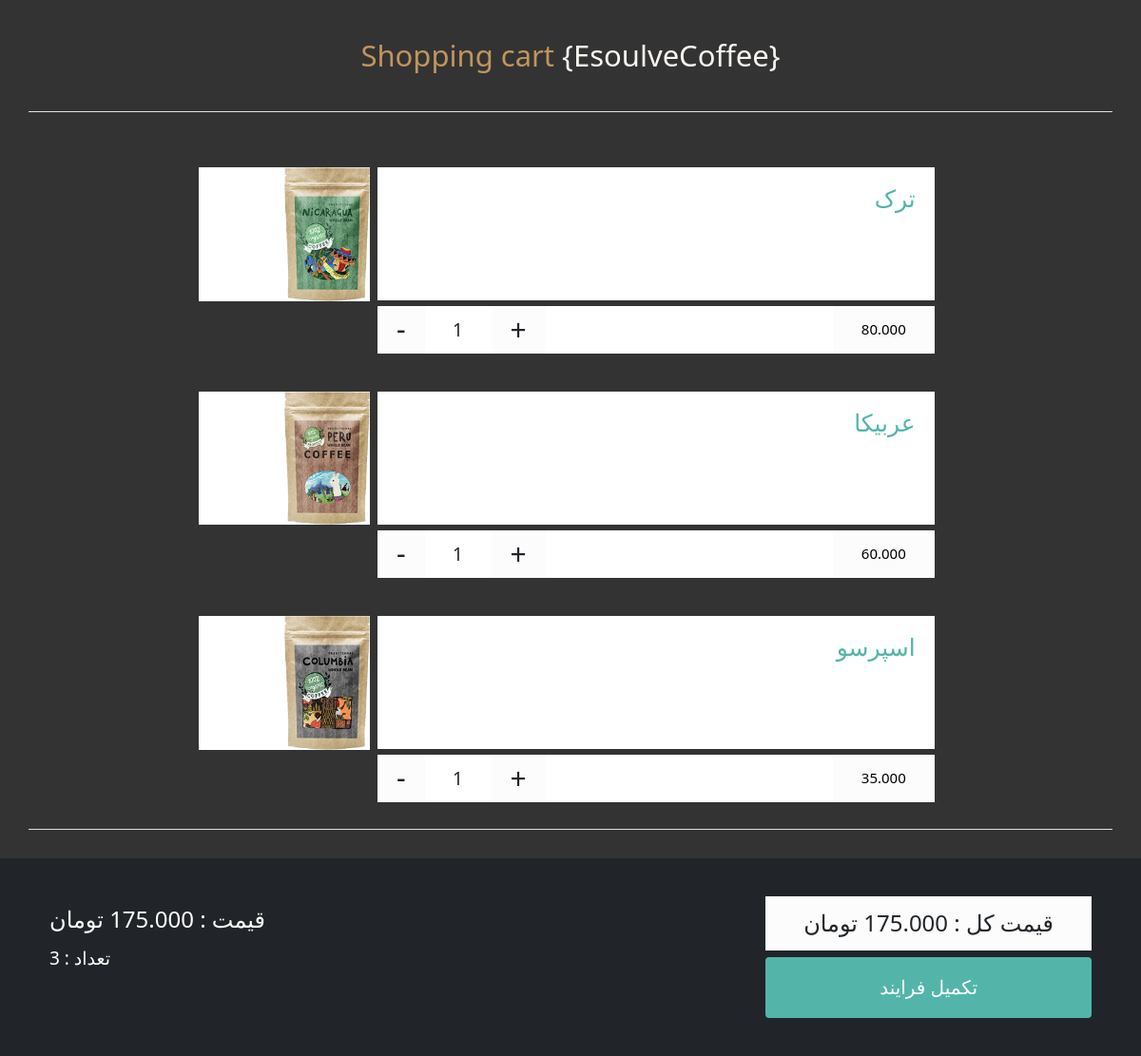
The app's page /cart/ (signed in) with its own data.
### main/models.py (models this page shows, shortened)
class OrderItem(models.Model):
    order = models.ForeignKey(Order, on_delete=models.CASCADE)
    product = models.ForeignKey(
        Product, on_delete=models.SET_NULL, null=True)
    quantity = models.PositiveSmallIntegerField(
        default=0, null=True, blank=True)
    date_added = models.DateTimeField(auto_now=True)
    @property
    def get_total(self):
        total = self.product.price * self.quantity
        return total

class Product(models.Model):
    title = models.CharField(max_length=150)
    price = models.DecimalField(max_digits=10, decimal_places=3)
    image = models.ImageField(upload_to="images/")

class Order(models.Model):
    customer = models.ForeignKey(User, on_delete=models.CASCADE)
    date_ordered = models.DateTimeField(auto_now_add=True)
    complete = models.BooleanField(default=False, null=True, blank=True)
    @property
    def get_cart_total(self):
        orderitems = self.orderitem_set.all()
        total = sum([item.get_total for item in orderitems])
        return total
    @property
    def get_cart_items(self):
        orderitems = self.orderitem_set.all()
        total = sum([item.quantity for item in orderitems])
        return total

### main/views.py (the view)
# urls.py: path('cart/', views.cart, name='cart'),
def cart(request):
    if request.user.is_authenticated:
        customer = request.user
        order, created = Order.objects.get_or_create(
            customer=customer, complete=False)
        items = order.orderitem_set.all()
    else:
        items = []
        order = {'get_cart_total': 0, 'get_cart_items': 0}
    context = {'items': items, 'order': order}
    return render(request, "main/cart.html", context=context)

### main/templates/main/cart.html (shortened to what this page needs)
{% load static %}
<html>
<head>
    <link href="https://cdn.jsdelivr.net/npm/bootstrap@5.0.2/dist/css/bootstrap.min.css" rel="stylesheet"
>
    <link rel="stylesheet" href="{% static 'styles/cart.css' %}">
</head>
<body>
    <header id="site-header">
        <div class="container">
            <div class="row border-bottom">
                <div class="col">
                    <h1>Shopping cart<a href="{% url 'index' %}"> {EsoulveCoffee}</a>
                    </h1>
                </div>
            </div>
        </div>
    </header>
    <div class="container">
        <div class="row border-bottom py-2">
            <div class="col">
                <section id="cart">
                    {% for item in items %}
                    <article class="product">
                        <header>
                            <a class="remove">
                                <img src="{{ item.product.image.url }}" alt="">
                            </a>
                        </header>
                        <div class="content">
                            <h1>{{ item.product.title }}</h1>
                        </div>
                        <footer class="content">
                            <span data-product="{{ item.product.id }}" data-action="remove"
                                class="qt-minus update-cart">-</span>
                            <span class="qt">{{ item.quantity }}</span>
                            <span data-product="{{ item.product.id }}" data-action="add"
                                class="qt-plus update-cart">+</span>
                            <h2 class="price">
                                {{ item.product.price }}
                            </h2>
                        </footer>
                    </article>
                    {% endfor %}
                </section>
            </div>
        </div>
    </div>
    <footer id="site-footer" class="bg-dark">
        <div class="container clearfix">
            <div class="row">
                <div class="col text-white">
                    <div class="left">
                        <h2 class="subtotal">قیمت : <span>{{ order.get_cart_total }}</span> تومان </h2>
                        <h3 class="tax"> تعداد : <span>{{ order.get_cart_items }}</span></h3>
                    </div>
                    <div class="right">
                        <h1 class="total text-dark"> قیمت کل : <span>{{ order.get_cart_total }}</span> تومان </h1>
                        <a class="btn">تکمیل فرایند</a>
                    </div>
                </div>
            </div>
        </div>
    </footer>
</body>
</html>

### static/styles/cart.css (style rules this page uses)
body { background: #333; margin: 0; padding: 0; overflow-x: hidden; }
.clearfix { content: ""; display: table; clear: both; }
#site-header { text-align: center; margin: 0 0 30px 0; }
#site-header h1 { font-size: 31px; font-weight: 300; padding: 40px 0; position: relative; margin: 0; color: #c0955d; }
a { color: #f9f5f0; text-decoration: none; -webkit-transition: color 0.2s linear; -moz-transition: color 0.2s linear; -ms-transition: color 0.2s linear; -o-transition: color 0.2s linear; transition: color 0.2s linear; }
#cart { display: flex; width: 100%; flex-direction: column; justify-content: center; align-items: center; }
.product { margin: 20px 0; width: 70%; position: relative; transition: all linear, opacity 0.2s linear; }
.product img { width: 50%; }
.product header, .product .content { direction: rtl; background-color: #fff; float: left; }
.product header { margin: 0 1% 20px 0; overflow: hidden; padding: 0; position: relative; width: 23%; }
.remove { cursor: pointer; }
.product .content { box-sizing: border-box; -moz-box-sizing: border-box; height: 140px; padding: 0 20px; width: 75%; }
.product h1 { color: #53b5aa; font-size: 25px; font-weight: 300; margin: 17px 0 20px 0; }
.product footer.content { height: 50px; margin: 6px 0 0 0; padding: 0; }
.product footer .price { background: #fcfcfc; color: #000; float: right; font-size: 15px; font-weight: 300; line-height: 49px; margin: 0; padding: 0 30px; }
.qt, .qt-plus, .qt-minus { display: block; float: left; }
.qt { font-size: 19px; line-height: 50px; width: 70px; text-align: center; }
.qt-plus, .qt-minus { background: #fcfcfc; border: none; font-size: 30px; font-weight: 300; height: 100%; padding: 0 20px; transition: all 0.2s linear; }
.qt-plus { line-height: 50px; }
.qt-minus { line-height: 47px; }
#site-footer { margin: 30px 0 0 0; }
#site-footer { padding: 40px; }
#site-footer h1 { background: #fcfcfc; font-size: 24px; font-weight: 300; margin: 0 0 7px 0; padding: 14px 40px; text-align: center; }
#site-footer h2 { font-size: 24px; font-weight: 300; margin: 10px 0 0 0; }
#site-footer h3 { font-size: 19px; font-weight: 300; margin: 15px 0; }
.left { float: left; }
.right { float: right; }
.btn { background: #53b5aa; cursor: pointer; display: block; color: #fff; font-size: 20px; font-weight: 300; padding: 16px 0; text-align: center; transition: all 0.2s linear; }

### records on screen
OrderItem: product.image (picture), product "ترک", quantity "1", product.price "80.000"
OrderItem: product.image (picture), product "عربیکا", quantity "1", product.price "60.000"
OrderItem: product.image (picture), product "اسپرسو", quantity "1", product.price "35.000"
Order: get_cart_total "175.000", get_cart_items "3"
